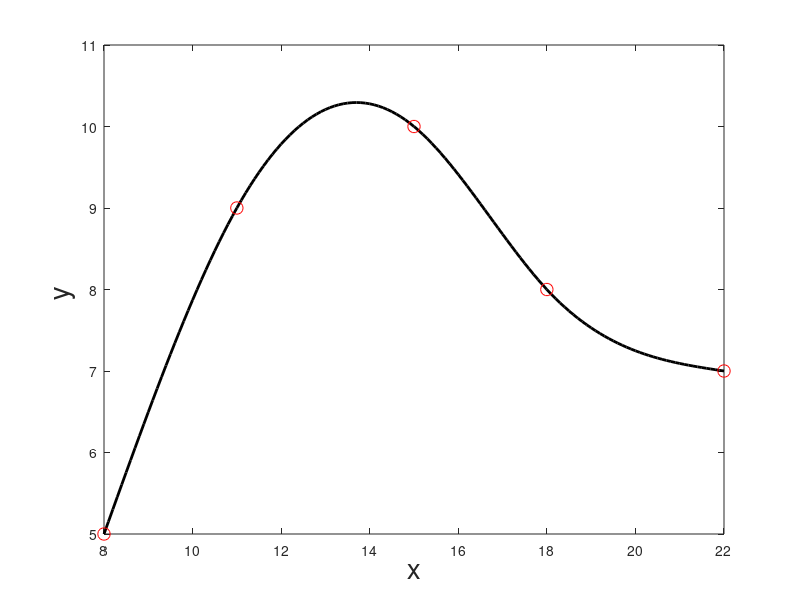

Source code (MATLAB):
%%%%%%%%%%%%%%%%%%%%%%%%%%%%%%%%%%%%%%%%%%%%%%%%
%  Numerical Methods                           %
%  Engr. Mary Christianne Edjan                %
%                                              %
%  Cubic Spline Interpolation                  %
%  Curve Fitting and Interpolation             %
%  Octave Code                                 %
%%%%%%%%%%%%%%%%%%%%%%%%%%%%%%%%%%%%%%%%%%%%%%%%

clear all
clc

% Given
X = [8 11 15 18 22];
Y = [5 9 10 8 7];
Xint = 8:0.1:22;

function Yint=CubicSplines(x,y,xint)
% Main Code
n=length(x); interval=1;
if n ~= length(y)
  disp('ERROR: x and y do not have the same number of points');
  stop
end
% calculate h_i
for i = 1:n-1
  h(i) = x(i+1)-x(i);
end
%Start Thomas Algorithm
for i=2:n-2
  b(i)=h(i);
end
b(1)=0;
for i=1:n-3
  a(i)=h(i+1);
end
a(n-2)=0;
for i=1:n-2
  d(i)=2*(h(i)+h(i+1)); r(i)=6*(((y(i+2)-y(i+1))/h(i+1))-((y(i+1)-y(i))/h(i)));
end
A=zeros(n-2,n-2);
for i=2:n-3
  A(i,i)=d(i); A(i,i+1)=a(i); A(i,i-1)=b(i);
end
A(1,2)=a(1); A(1,1)=d(1); A(n-2,n-3)=b(n-2); A(n-2,n-2)=d(n-2);
a(1)=a(1)/d(1);
r(1)=r(1)/d(1);
for i=2:n-3
  denom=d(i)-b(i)*a(i-1);
    if(denom==0), error('zero in denominator'), end
  a(i)=a(i)/denom;
  r(i)=(r(i)-b(i)*r(i-1))/denom;
end
r(n-2)=(r(n-2)-b(n-2)*r(n-3))/(d(n-2)-b(n-2)*a(n-3));
ans(n-2)=r(n-2);
for i=n-3:-1:1
  ans(i) = r(i) - a(i)*ans(i+1);
end
acoeff(1)=0; acoeff(n)=0;
for i=2:n-1
  acoeff(i)=ans(i-1);
end
for j=1:n-1
   if xint >= x(j) & xint <= x(j+1)
    interval=j;
   end
end
i=interval;
YintA=(acoeff(i)*((x(i+1)-xint)^3)/6/h(i));
YintB=(acoeff(i+1)*((xint-x(i))^3)/6/h(i));
YintC=((y(i)/h(i))-(acoeff(i)*h(i)/6))*(x(i+1)-xint);
YintD=((y(i+1)/h(i))-(acoeff(i+1)*h(i)/6))*(xint-x(i));
Yint=YintA+YintB+YintC+YintD

endfunction
 
 N=length(Xint);
 
 for i = 1:N;
 yint(i) = CubicSplines(X,Y,Xint(i));
 end
 
% Plot
plot(Xint,yint,'k','linewidth',2)
hold on
plot(X,Y,'ro','markersize',9)

xlabel('x','fontsize',20)
ylabel('y ','fontsize',20)
hold off
